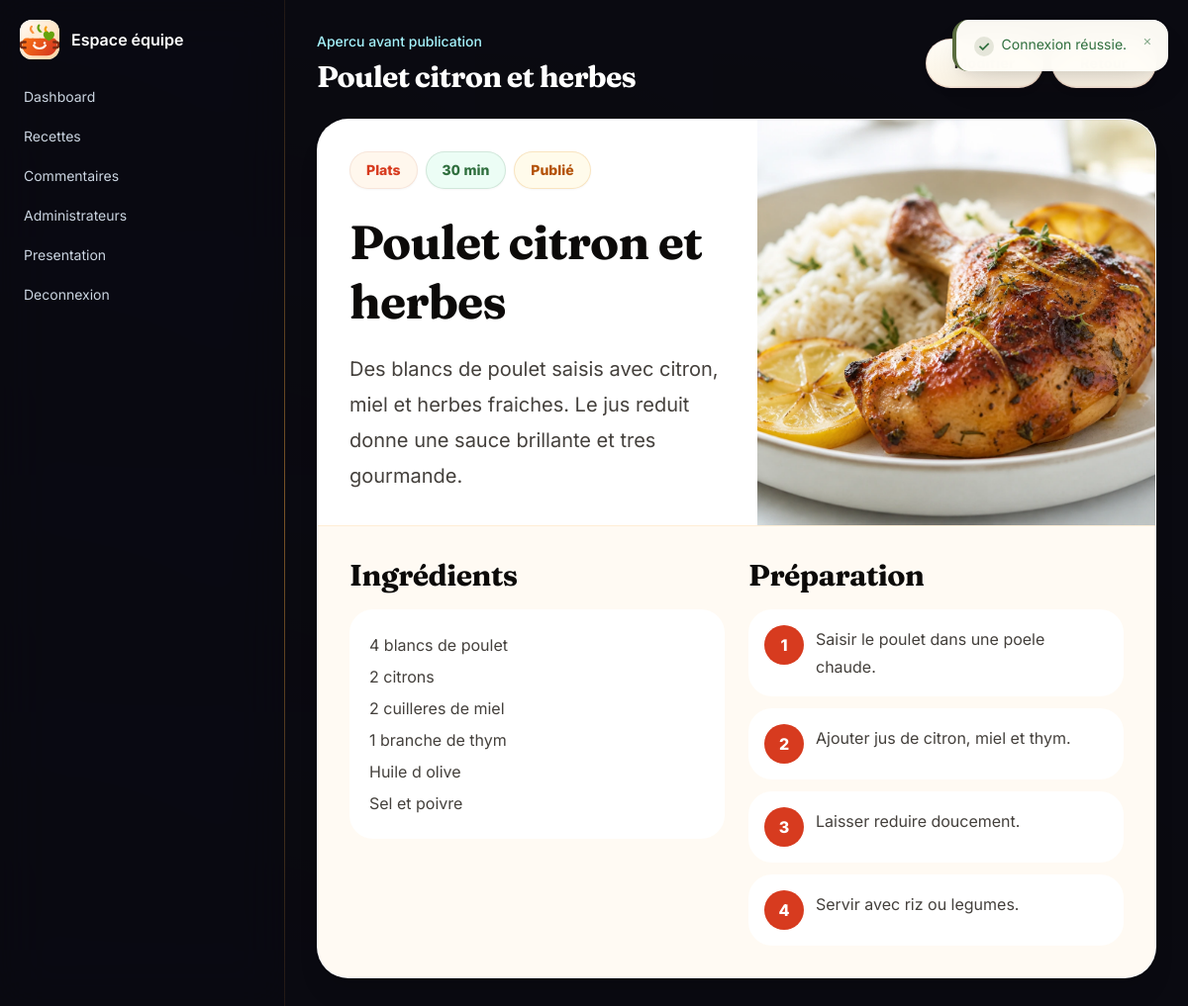
/admin/recipes/preview.php?id=2 (signed in), run on the app's committed database.
### tables this page shows
CREATE TABLE IF NOT EXISTS recipes (
  id INT AUTO_INCREMENT PRIMARY KEY,
  title VARCHAR(150) NOT NULL,
  slug VARCHAR(180) NOT NULL UNIQUE,
  short_description VARCHAR(300) NOT NULL,
  description TEXT NOT NULL,
  ingredients TEXT NOT NULL,
  preparation_steps TEXT NOT NULL,
  image_path VARCHAR(255) NULL,
  category VARCHAR(40) NOT NULL DEFAULT 'plats',
  status ENUM('draft', 'published', 'archived') NOT NULL DEFAULT 'draft',
  published_at DATETIME NULL,
  view_count INT UNSIGNED NOT NULL DEFAULT 0,
  created_at DATETIME NOT NULL DEFAULT CURRENT_TIMESTAMP,
  updated_at DATETIME NOT NULL DEFAULT CURRENT_TIMESTAMP ON UPDATE CURRENT_TIMESTAMP,
  INDEX idx_recipes_slug (slug),
  INDEX idx_recipes_public (status, category, published_at)
);

### public/admin/recipes/preview.php (called while the page is built)
<?php require __DIR__ . '/../../../admin/recipes/preview.php';

### app/config/database.php (called while the page is built, shortened)
<?php
function db(): PDO
{
    $host = env_value('DB_HOST', '127.0.0.1');
    $port = env_value('DB_PORT', '3306');
    $name = env_value('DB_NAME', 'secure_recipes_greta92');
    $user = env_value('DB_USER', 'root');
    $password = env_value('DB_PASSWORD', '');
    $dsn = "mysql:host={$host};port={$port};dbname={$name};charset=utf8mb4";
    $pdo = new PDO($dsn, (string) $user, (string) $password, [
        PDO::ATTR_ERRMODE => PDO::ERRMODE_EXCEPTION,
        PDO::ATTR_DEFAULT_FETCH_MODE => PDO::FETCH_ASSOC,
        PDO::ATTR_EMULATE_PREPARES => false,
    ]);
    return $pdo;
}

### app/repositories/RecipeRepository.php (called while the page is built, shortened)
<?php
final class RecipeRepository
{
    public function find(int $id): ?array
    {
        $stmt = $this->pdo->prepare('SELECT * FROM recipes WHERE id = :id LIMIT 1');
        $stmt->execute(['id' => $id]);
        $recipe = $stmt->fetch();
        return $recipe ?: null;
    }
}

### admin/recipes/preview.php (the view, shortened to what this page needs)
<?php
require_once BASE_PATH . '/app/config/database.php';
require_once BASE_PATH . '/app/repositories/RecipeRepository.php';
$repo = new RecipeRepository(db());
$recipe = $repo->find((int) ($_GET['id'] ?? 0));
$meta = recipe_public_meta($recipe['slug'] ?? null);
?>
<div class="mb-6 flex flex-col gap-3 sm:flex-row sm:items-center sm:justify-between">
    <div>
        <p class="text-sm font-medium text-cyan-200">Apercu avant publication</p>
        <h1 class="mt-2 text-3xl font-bold text-white"><?= e($recipe['title']) ?></h1>
    </div>
    <div class="flex flex-wrap gap-2">
        <a class="btn-secondary" href="/admin/recipes/edit.php?id=<?= e($recipe['id']) ?>">Modifier</a>
        <a class="btn-secondary" href="/admin/recipes/index.php">Retour</a>
    </div>
</div>
<article class="overflow-hidden rounded-[2rem] border border-white/10 bg-white text-stone-950 shadow-xl">
    <div class="grid gap-0 lg:grid-cols-[1.05fr_.95fr]">
        <div class="p-6 sm:p-8">
            <div class="flex flex-wrap gap-2 text-sm font-extrabold">
                <span class="rounded-full bg-orange-50 px-4 py-2 text-tomato"><?= e(recipe_category_label($recipe['category'] ?? null)) ?></span>
                <span class="rounded-full bg-emerald-50 px-4 py-2 text-herb"><?= e($meta['time']) ?></span>
                <span class="rounded-full bg-amber-50 px-4 py-2 text-amber-700"><?= e(recipe_statuses()[$recipe['status'] ?? 'draft'] ?? 'Brouillon') ?></span>
            </div>
            <h2 class="mt-6 font-serif text-5xl font-bold leading-tight text-stone-950"><?= e($recipe['title']) ?></h2>
            <p class="mt-5 text-xl leading-9 text-stone-700"><?= e($recipe['description']) ?></p>
        </div>
        <img class="h-full min-h-80 w-full object-cover" src="<?= e(recipe_image_url($recipe['image_path'])) ?>" alt="">
    </div>
    <div class="grid gap-6 border-t border-orange-100 bg-[#fffaf3] p-6 sm:p-8 lg:grid-cols-2">
        <section>
            <h3 class="font-serif text-3xl font-bold">Ingrédients</h3>
            <div class="mt-4 whitespace-pre-line rounded-3xl bg-white p-5 leading-8 text-stone-700"><?= e($recipe['ingredients']) ?></div>
        </section>
        <section>
            <h3 class="font-serif text-3xl font-bold">Préparation</h3>
            <div class="mt-4 space-y-3">
                <?php foreach (preg_split('/\R+/', (string) $recipe['preparation_steps']) as $index => $step): ?>
                    <div class="grid gap-3 rounded-3xl bg-white p-4 sm:grid-cols-[2.5rem_1fr]">
                        <span class="grid h-10 w-10 place-items-center rounded-full bg-tomato font-extrabold text-white"><?= e($index + 1) ?></span>
                        <p class="leading-7 text-stone-700"><?= e($step) ?></p>
                    </div>
                <?php endforeach; ?>
            </div>
        </section>
    </div>
</article>

### data on the page
recipes: title "Poulet citron et herbes", category "Plats", slug "30 min", status "Publié", description "Des blancs de poulet saisis avec citron, miel et herbes fraiches. Le jus reduit donne une sauce brillante et tres gourmande.", image_path (picture), ingredients "4 blancs de poulet 2 citrons 2 cuilleres de miel 1 branche de thym Huile d olive Sel et poivre", preparation_steps "Saisir le poulet dans une poele chaude.", preparation_steps "Ajouter jus de citron, miel et thym.", preparation_steps "Laisser reduire doucement.", preparation_steps "Servir avec riz ou legumes."

### other printed values
$message "Connexion réussie."
